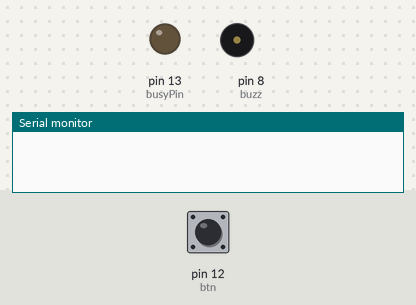
This sketch was run on a simulated Arduino Uno, built with avr-gcc and run on an emulated ATmega328P. Shown: output pins drawn as LEDs (lit = HIGH), buzzer (waves = sounding), the last lines printed to the serial monitor. Inputs (shaded band) come from the test bench; at power-on: pin 12 (btn) HIGH. The modem accepts every AT command (registered, SIM ready, sends succeed) and sends nothing else.

Above: at 2.4 s.
2.5 s: pin 12 (btn) pulled LOW for 0.15 s
At 3.5 s:
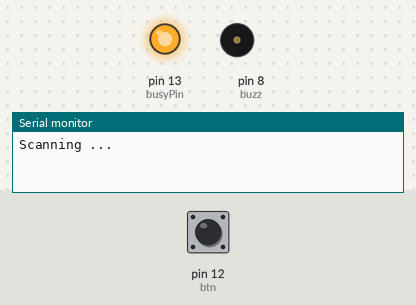
8.6 s: pin 12 (btn) pulled LOW for 3.2 s
At 17.2 s:
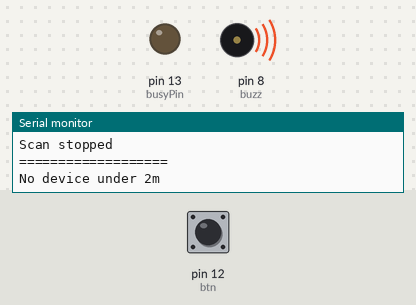
Timing chart, 0 to 19.3 s (numbered marks = the images above; inputs shaded):
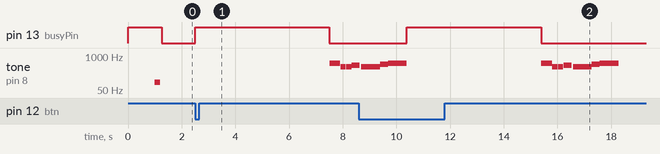

The sketch:

convert.ino
```cpp
//fungsi hex to bin 2complement
unsigned int hexToDec(String hexString) {

  unsigned int decValue = 0;
  int nextInt;

  for (int i = 0; i < hexString.length(); i++) {

    nextInt = int(hexString.charAt(i));
    if (nextInt >= 48 && nextInt <= 57) nextInt = map(nextInt, 48, 57, 0, 9);
    if (nextInt >= 65 && nextInt <= 70) nextInt = map(nextInt, 65, 70, 10, 15);
    if (nextInt >= 97 && nextInt <= 102) nextInt = map(nextInt, 97, 102, 10, 15);
    nextInt = constrain(nextInt, 0, 15);

    decValue = (decValue * 16) + nextInt;

  }
  //2Compelement
  decValue = ~decValue;
  decValue+=1;
  return decValue;
}
```

BT_RANGE.ino
```cpp
#include <SoftwareSerial.h>
SoftwareSerial BTserial(10, 11); // RX | TX
#define buzz 8
#define btn 12
#define busyPin 13

#define scanTimeout 5000
#define maxScan 5

#define distanceTreshold 2

String rawInq = "";
bool parsing = false;
int count = 0;
String data[maxScan];
String rssi[maxScan];
int q = 0;
bool plus = false;
bool analyze = false;
int deviceScanned = 0;
bool busy = false;

void setup() {
  pinMode(buzz,OUTPUT);
  pinMode(btn,INPUT_PULLUP);
  pinMode(busyPin,OUTPUT);

  busy = true;
  digitalWrite(busyPin,HIGH);
  Serial.begin(9600);
  BTserial.begin(38400);
  delay(1000);
//  masterMode();
  buzzer(200,1);
  busy = false;
  digitalWrite(busyPin,LOW);

}

void loop() {
  int action = digitalRead(btn);
  if(!action && !busy)
  {
      busy = true;
      digitalWrite(busyPin,HIGH);
      Serial.println("Scanning ...");
      BTserial.println("AT+INQ");
      parsing = true;
  }

  if(parsing){
    parsingBT();
  }

  if(analyze)
  {
    computeData();
  }
}

void parsingBT(){
  long int time = millis();
  int i = 0;
  while ( (time+scanTimeout ) > millis()){
    if(BTserial.available()){
      char inChar = BTserial.read();
      if(inChar == '+')
      {
        plus = true;
      }
      if(plus)
      {
       rawInq += inChar;
      }
      if(inChar == '\n' && plus)
      {
        plus = false;
        data[q] = rawInq.substring(0,rawInq.length()-1);
        data[q] += ';';
        rawInq = "";
        q++;
        deviceScanned++;
      }
    }
  }
  Serial.println("Device found :" + String(deviceScanned));
  q=0;
  deviceScanned = 0;
  parsing = false;
  BTserial.println("AT+INQC");
//  delay(3000);
  Serial.println("Scan stopped");
  Serial.println();
  analyze = true;
}

void computeData(){
  int j = 0;
  int jumlah = 0;
  int aware = 0;
  for(j=0;j<maxScan;j++)
  {
    if(data[j] != "")
    {
     int x = 0;
     Serial.println("Data["+String(j)+"] :" + data[j]);
     int len = data[j].length();
     String info = "";
     int c = 0;
     for(x=0;x<len;x++)
     {
      if(data[j][x] != ',')
      {
        info += data[j][x];
      }
      else {
        c++;
        if(c == 3)
        {
          Serial.println("RSSI HEX: " + info);
          int rssiC = ~(-((int)hexToDec(info)));
          rssiC = rssiC * -1;
          rssi[j] = rssiC;
          float up = (-69) - rssiC;
          float down = 20;
          float pangkat = up/down;
          Serial.println("Pangkat :"+String(pangkat));
          float jarak = pow(10,pangkat);
          if(jarak <= distanceTreshold)
          {
            aware++;
          }
          Serial.println("RSSI: " + String(rssiC));
          Serial.println("Apx Distance: " + String(jarak) + "m");
          jumlah++;
        }
        info ="";
      }
     }
    }
  }
  analyze = false;

  for(j=0;j<maxScan;j++)
  {
    data[j]="";
  }
  busy = false;
  digitalWrite(busyPin,LOW);
  Serial.println("===================");
  if(aware>0)
  {
    Serial.println("Need to keep distance : " + String(aware) + " Device");
  }
  else{
    Serial.println("No device under " +String(distanceTreshold) +"m");
    badumts();
  }
  Serial.println();
  Serial.println("===================");
  Serial.println();
  buzzer(100,aware);
}

void buzzer(int jeda,int looping){
  int x = 0;
  for(x=0;x<looping;x++){
    tone(buzz,100);
    delay(jeda);
    noTone(buzz);
    delay(50);
  }
}
```

buzzer.ino
```cpp
// fungsi nada
void DO(){
  tone(buzz, 262);
}
void RE(){
  tone(buzz, 294);
}
void MI(){
  tone(buzz, 330);
}
void FA(){
  tone(buzz, 349);
}
void SOL(){
  tone(buzz, 395);
}
void LA(){
  tone(buzz, 440);
}
void SI(){
  tone(buzz, 494);
}
void DOO(){
  tone(buzz, 523);
}
void DIAM(){
  noTone(buzz);
}

void badumts(){
  DOO();
  delay(400);
  DIAM();
  delay(10);
  SOL();
  delay(200);
  DIAM();
  delay(10);
  SOL();
  delay(200);
  DIAM();
  delay(10);
  LA();
  delay(300);
  DIAM();
  delay(50);
  SOL();
  delay(700);
  SI();
  delay(300);
  DOO();
  delay(700);
  DIAM();
}
```

mode.ino
```cpp
int t1 = 4000;
int t2 = 3000;
int t3 = 500;
bool debug = true;

void slaveMode(){
  sendCmd("AT+ORGL",t1,debug);
  sendCmd("AT+NAME=\"BT-KIREI\"",t1,debug);
  sendCmd("AT",t1,debug);
}

void masterMode(){
  sendCmd("AT+ORGL",t3,debug);
  sendCmd("AT+CMODE=1",t1,debug);
  sendCmd("AT+ROLE=0",t1,debug);
  sendCmd("AT+INIT",t2,debug);
  sendCmd("AT+IAC=9e8b33",t2,debug);
  sendCmd("AT+CLASS=0x00",t1,debug);
  sendCmd("AT+INQM=1,9,48",t1,debug);
}
```

serialcom.ino
```cpp
String sendCmd (String command , const int timeout, bool debug){
  String response = "";
  Serial.println("->" + command);
  BTserial.println(command);
  long int time = millis();
  int i = 0;
  while ( (time+timeout ) > millis()){
    while (BTserial.available()){
      char c = BTserial.read();
      response +=c;
    }
  }
  if(debug)
  {
    Serial.println(response);
    Serial.println("======");
  }

  return response;
}
```

Measured:
- after the input at 2.5 s, pin 13 (busyPin): LOW → HIGH at once, → LOW 5.0 s later; tone on pin 8 (buzz): silent → 523 Hz after 5.0 s, then repeats every 0.21 s: silent 0.01 s, 395 Hz 0.20 s
- after the input at 8.6 s, pin 13 (busyPin): LOW → HIGH after 1.8 s, → LOW 5.0 s later
